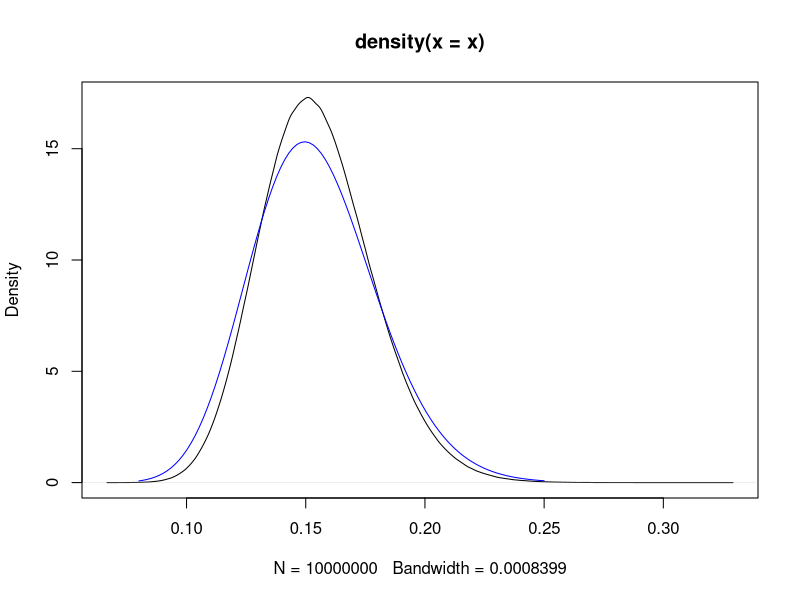
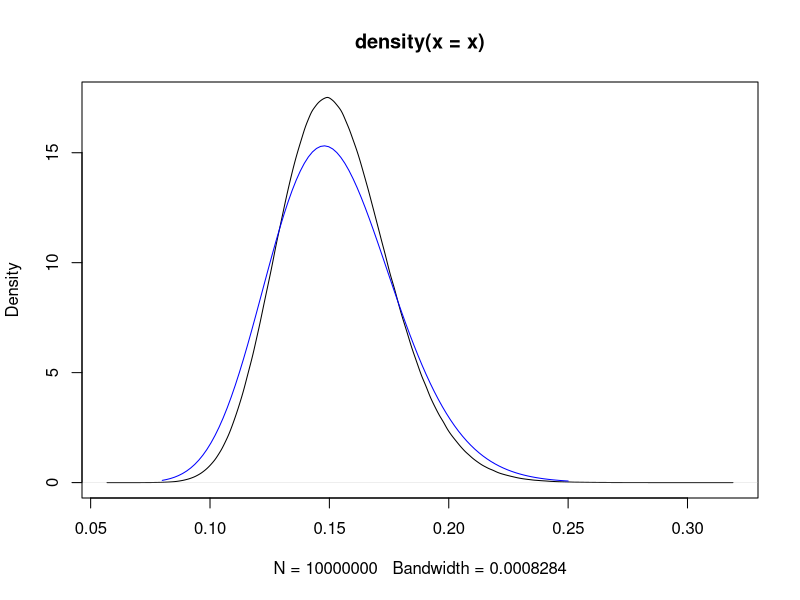
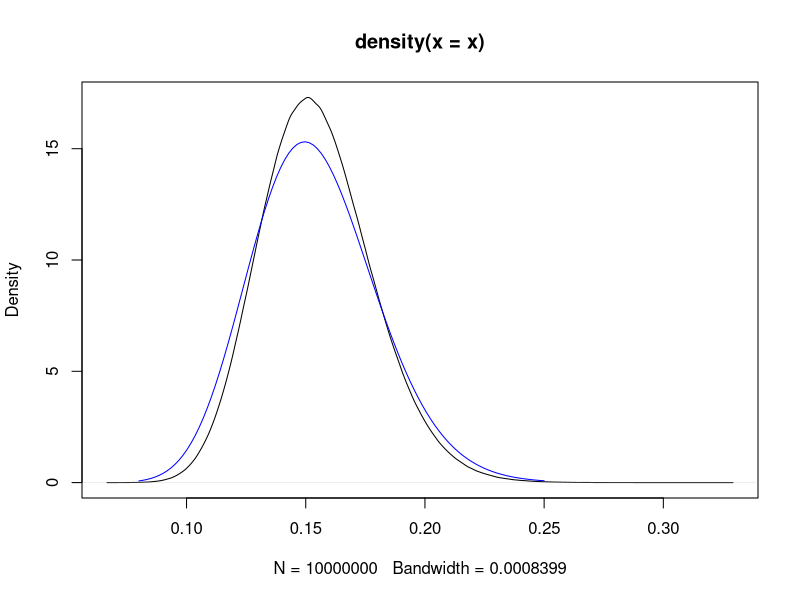
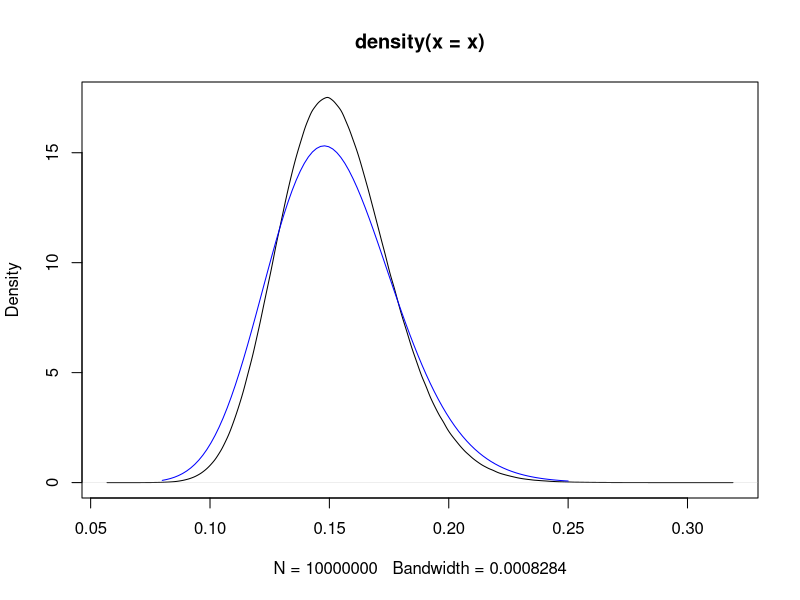
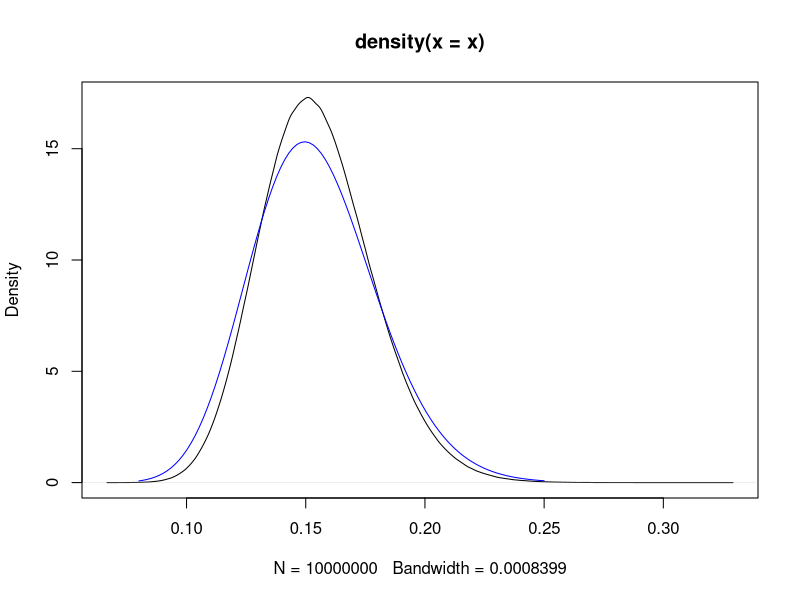
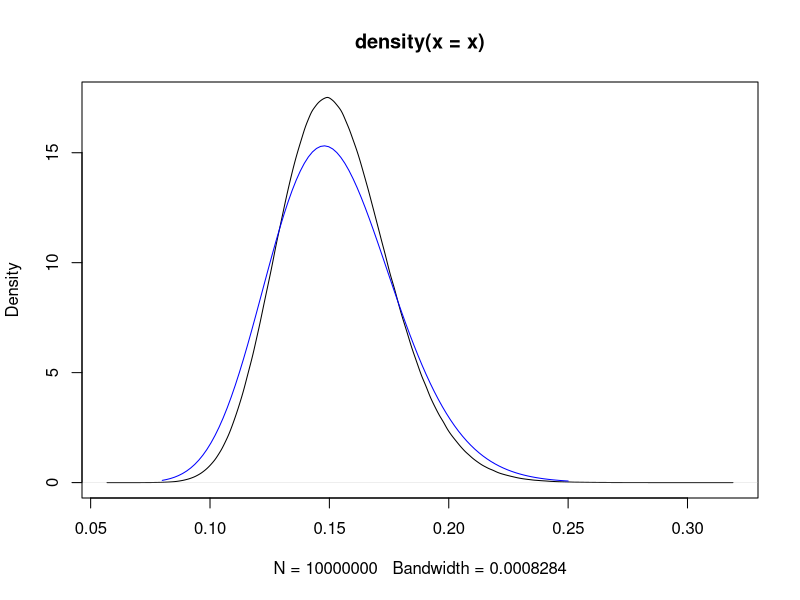

Generate these figures, in order, with R:
## ---- chunk 1

times <- read.csv("../Data/GLMMData.csv")
colnames(times) <- c("Venue", "Type", "Time", "RxnTime", "Gender", "Heat")
with2022 <- subset(times, (Type == "F" | Type == "S") & 
                       Gender == "M" & Time != 'DQ')
without2022 <- subset(times, (Type == "F" | Type == "S") & 
                           Gender == "M" & Time != 'DQ' & Venue != 2022)
## ---- chunk 2
library(lme4)
without2022_one_gamma_log <- glm(RxnTime ~ 1, data = without2022, 
                                    family = Gamma(link = "log"))
with2022_one_gamma_log <- glm(RxnTime ~ 1, data = with2022, 
                                family = Gamma(link = "log"))
## ---- chunk 3
library(lme4)
without2022_venue_gamma_log <- glmer(RxnTime ~ (1|Venue), data = without2022, 
                                       family = Gamma(link = "log"))
with2022_venue_gamma_log <- glmer(RxnTime ~ (1|Venue), data = with2022, 
                                   family = Gamma(link = "log"))
## ---- chunk 4
library(lme4)
without2022_heat_gamma_log <-glmer(RxnTime ~ (1 | Heat), data = without2022, 
                             family = Gamma(link = "log"))
with2022_heat_gamma_log <-glmer(RxnTime ~ (1 | Heat), data = with2022, 
                         family = Gamma(link = "log"))
## ---- chunk 5
library(lme4)
without2022_two_effect_gamma_log <- glmer(RxnTime ~ (1 | Venue) + (1 | Heat), 
                                   data = without2022,
                                   family = Gamma(link = "log"))
with2022_two_effect_gamma_log <- glmer(RxnTime ~ (1 | Venue) + (1 | Heat), 
                               data = with2022,
                               family = Gamma(link = "log"))
## ---- chunk 6
summary(with2022_venue_gamma_log)
summary(without2022_venue_gamma_log)
## ---- chunk 7
summary(with2022_heat_gamma_log)
summary(without2022_heat_gamma_log)
## ---- chunk 8
summary(with2022_two_effect_gamma_log)
summary(without2022_two_effect_gamma_log)
## ---- chunk 9
#9
anova(with2022_heat_gamma_log, with2022_two_effect_gamma_log)
## ---- chunk 10
#10
anova(with2022_venue_gamma_log, with2022_two_effect_gamma_log)
## ---- chunk 11
#6
set.seed(1)
library(lme4)
sim_two_effect_time <- function(model, base, RxnTime) {
  simfit <- function(model, n = 10000000) {
    vc <- as.data.frame(VarCorr(model))
    sd_Venue <- vc$sdcor[1]
    sd_Venue_heat <- vc$sdcor[2]
    
    z1 <- rnorm(n, sd = sd_Venue)
    z2 <- rnorm(n, sd = sd_Venue_heat)
    
    shape <- 1 / sigma(model)^2
    mu <- exp(fixef(model) + z1 + z2)
    
    x <- rgamma(n, shape = shape, scale = mu / shape)
    x
  }
  
  sbase <- summary(base)
  x <- simfit(model)
  print(mean(x < RxnTime))
  #print(quantile(x, prob = c(0.00001, 0.0001, 0.0005, 0.001)))
  ## compare with and without random effect
  plot(density(x))  # with random effects
  curve(dgamma(x, shape = 1 / sbase$dispersion, 
               scale = exp(coef(base)) * sbase$dispersion), 
        0.08, 0.25, add = TRUE, col = "blue")  # fixed effect only
}
## ---- chunk 12
#7
set.seed(1)
sim_two_effect_time(without2022_two_effect_gamma_log,
                    without2022_one_gamma_log, 0.1)
sim_two_effect_time(with2022_two_effect_gamma_log,
                    with2022_one_gamma_log, 0.1)
## ---- chunk 13
set.seed(1)
sim_two_effect_time(without2022_two_effect_gamma_log,
                    without2022_one_gamma_log, 0.09)
sim_two_effect_time(with2022_two_effect_gamma_log,
                    with2022_one_gamma_log, 0.09)
## ---- chunk 14
set.seed(1)
sim_two_effect_time(without2022_two_effect_gamma_log,
                    without2022_one_gamma_log, 0.08)
sim_two_effect_time(with2022_two_effect_gamma_log,
                    with2022_one_gamma_log, 0.08)
## ---- chunk 15
#8
set.seed(1)
library(lme4)
sim_two_effect_prob <- function(model, base, prob) {
  simfit <- function(model, n = 10000000) {
    vc <- as.data.frame(VarCorr(model))
    sd_Venue <- vc$sdcor[1]
    sd_Venue_heat <- vc$sdcor[2]
    
    z1 <- rnorm(n, sd = sd_Venue)
    z2 <- rnorm(n, sd = sd_Venue_heat)
    
    shape <- 1 / sigma(model)^2
    mu <- exp(fixef(model) + z1 + z2)
    
    x <- rgamma(n, shape = shape, scale = mu / shape)
    x
  }
  
  sbase <- summary(base)
  x <- simfit(model)
  print(quantile(x, probs = prob))
}
## ---- chunk 16
#9
set.seed(1)
sim_two_effect_prob(without2022_two_effect_gamma_log,
                    without2022_one_gamma_log, 0.001)
sim_two_effect_prob(with2022_two_effect_gamma_log,
                    with2022_one_gamma_log, 0.001)
## ---- chunk 17
#10
set.seed(1)
sim_two_effect_prob(without2022_two_effect_gamma_log,
                    without2022_one_gamma_log, 0.0001)
sim_two_effect_prob(with2022_two_effect_gamma_log,
                    with2022_one_gamma_log, 0.0001)
